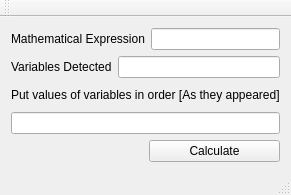
<?xml version="1.0" encoding="UTF-8"?>
<ui version="4.0">
 <class>NumericalMainWindow</class>
 <widget class="QMainWindow" name="NumericalMainWindow">
  <property name="geometry">
   <rect>
    <x>0</x>
    <y>0</y>
    <width>291</width>
    <height>195</height>
   </rect>
  </property>
  <property name="windowTitle">
   <string>NumericalMainWindow</string>
  </property>
  <widget class="QWidget" name="centralWidget">
   <layout class="QGridLayout" name="gridLayout">
    <item row="0" column="0" colspan="2">
     <layout class="QHBoxLayout" name="horizontalLayout">
      <item>
       <widget class="QLabel" name="label_2">
        <property name="text">
         <string>Mathematical Expression</string>
        </property>
       </widget>
      </item>
      <item>
       <widget class="QLineEdit" name="expressionLineEdit"/>
      </item>
     </layout>
    </item>
    <item row="1" column="0" colspan="2">
     <layout class="QHBoxLayout" name="horizontalLayout_2">
      <item>
       <widget class="QLabel" name="label_3">
        <property name="text">
         <string>Variables Detected</string>
        </property>
       </widget>
      </item>
      <item>
       <widget class="QLineEdit" name="variableDetectLineEdit"/>
      </item>
     </layout>
    </item>
    <item row="2" column="0" colspan="2">
     <widget class="QLabel" name="label">
      <property name="text">
       <string>Put values of variables in order [As they appeared]</string>
      </property>
     </widget>
    </item>
    <item row="4" column="1">
     <widget class="QPushButton" name="calculateButton">
      <property name="text">
       <string>Calculate</string>
      </property>
     </widget>
    </item>
    <item row="3" column="0" colspan="2">
     <widget class="QLineEdit" name="varValueLineEdit"/>
    </item>
   </layout>
  </widget>
  <widget class="QMenuBar" name="menuBar">
   <property name="geometry">
    <rect>
     <x>0</x>
     <y>0</y>
     <width>291</width>
     <height>21</height>
    </rect>
   </property>
  </widget>
  <widget class="QToolBar" name="mainToolBar">
   <attribute name="toolBarArea">
    <enum>TopToolBarArea</enum>
   </attribute>
   <attribute name="toolBarBreak">
    <bool>false</bool>
   </attribute>
  </widget>
  <widget class="QStatusBar" name="statusBar"/>
 </widget>
 <layoutdefault spacing="6" margin="11"/>
 <resources/>
 <connections/>
</ui>
